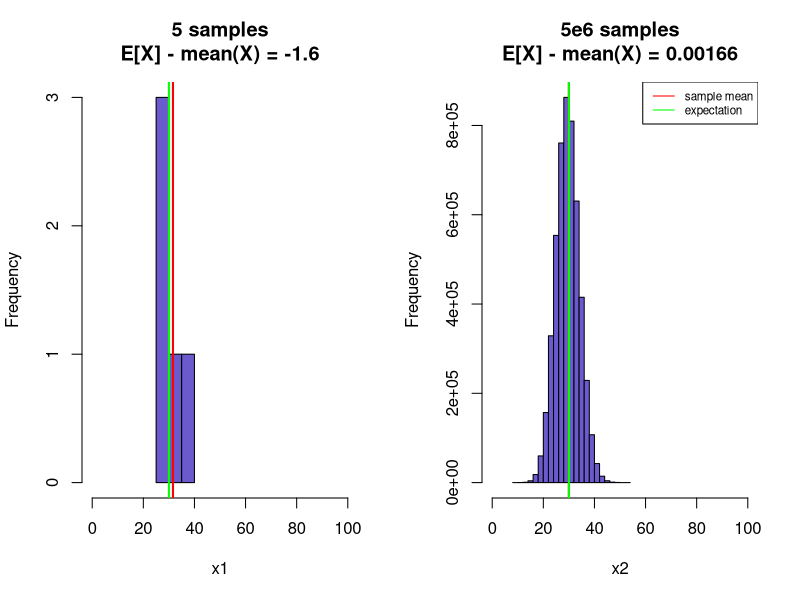
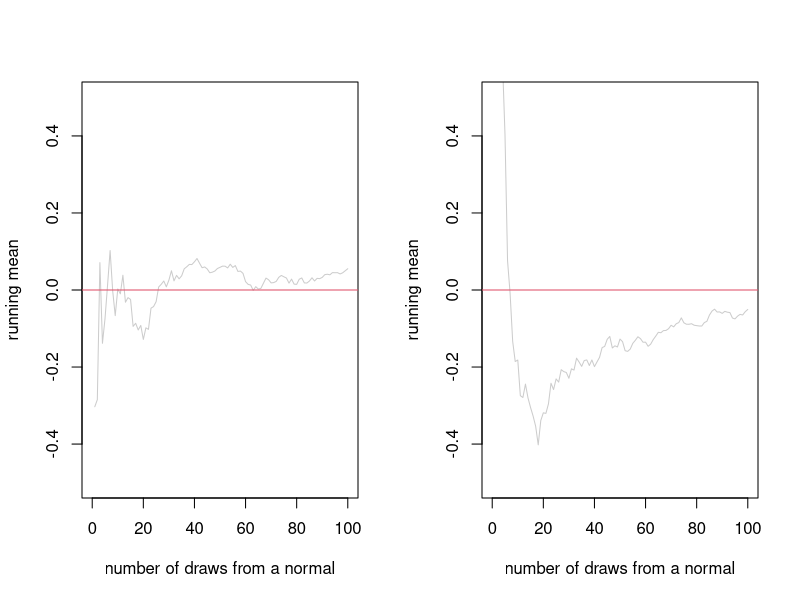
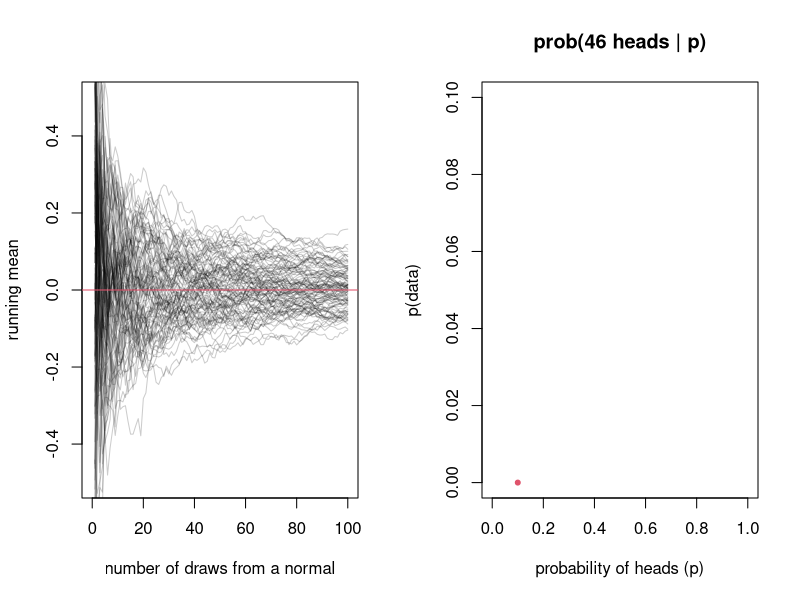
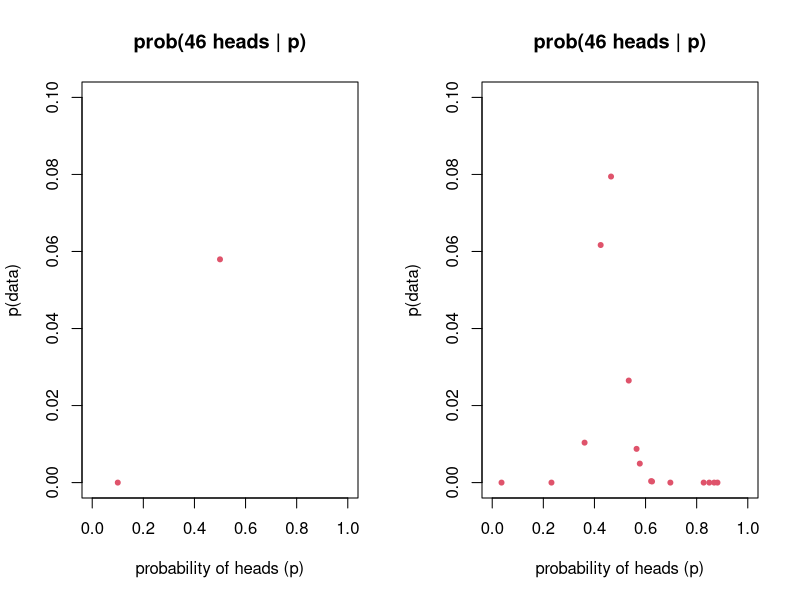
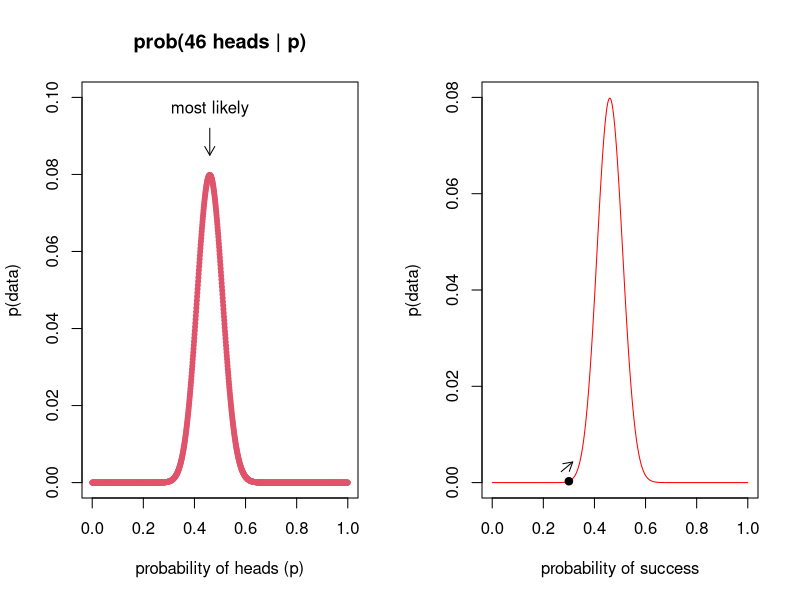
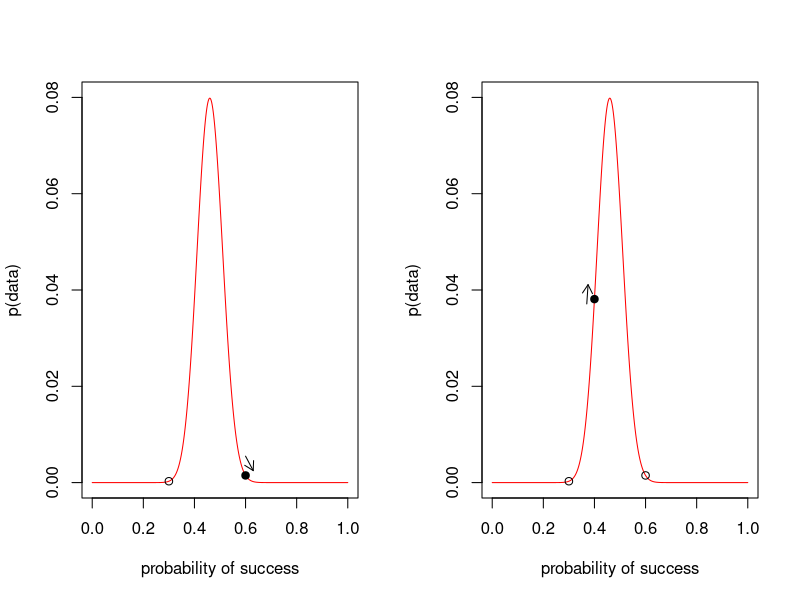
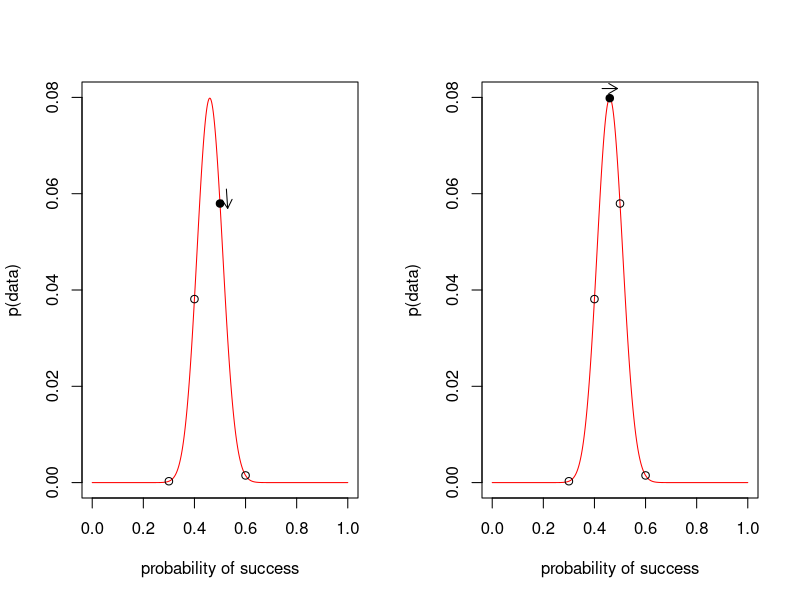
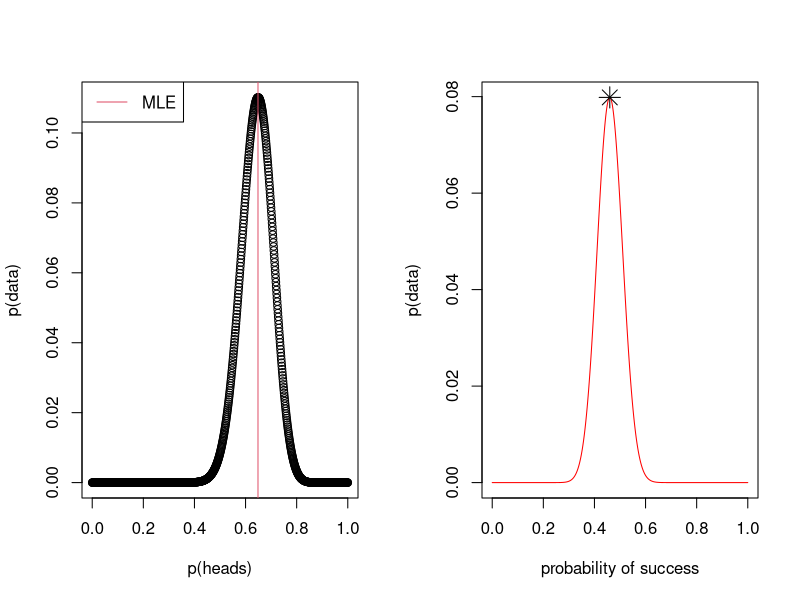

Recreate these plots in R, in order.
## ---- chunk 1
	#set any global options
	options(digits=3)
	set.seed(123)
## ---- chunk 2
par(mfrow=c(1,2))
	x1 <- rbinom(5,size=100,prob=0.3)
	x2 <- rbinom(5e6,size=100,prob=0.3)
		hist(x1,col="slateblue",main=sprintf("5 samples\nE[X] - mean(X) = %s",signif(30-mean(x1),3)),xlim=c(0,100))
			abline(v=mean(x1),col="red",lwd=2)
			abline(v=100*0.3,col="green",lwd=2)
		hist(x2,col="slateblue",main=sprintf("5e6 samples\nE[X] - mean(X) = %s",signif(30-mean(x2),3)),xlim=c(0,100))
			abline(v=mean(x2),col="red",lwd=2)
			abline(v=100*0.3,col="green",lwd=2)
		legend(x="topright",lty=1,col=c("red","green"),legend=c("sample mean","expectation"),cex=0.7)
## ---- chunk 3
	draw.running.mean <- function(r,n){
		replicate(r,{
			x1 <- rnorm(n,mean=0,sd=0.5)
			x1.mean <- cumsum(x1)/(1:n)
			lines(1:n,x1.mean,col=adjustcolor(1,0.2))
		})
		return(invisible(0))
	}
	n <- 1e2
	plot(0,xlim=c(0,n),ylim=c(-0.5,0.5),type='n',
			xlab="number of draws from a normal",
			ylab="running mean")
		draw.running.mean(r = 1,n = 100)
		abline(h=0,col=2)
## ---- chunk 4
	draw.running.mean <- function(r,n){
		replicate(r,{
			x1 <- rnorm(n,mean=0,sd=0.5)
			x1.mean <- cumsum(x1)/(1:n)
			lines(1:n,x1.mean,col=adjustcolor(1,0.2))
		})
		return(invisible(0))
	}
	n <- 1e2
	plot(0,xlim=c(0,n),ylim=c(-0.5,0.5),type='n',
			xlab="number of draws from a normal",
			ylab="running mean")
		draw.running.mean(r = 1,n = 100)
		abline(h=0,col=2)
## ---- chunk 5

	n <- 1e2
	plot(0,xlim=c(0,n),ylim=c(-0.5,0.5),type='n',
			xlab="number of draws from a normal",
			ylab="running mean")
		draw.running.mean(r = 100,n = n)
		abline(h=0,col=2)
## ---- chunk 6
n.heads <- 46
## ---- chunk 7
	# calculate likelihood of the data if p = 0.1
	p <- 0.1
	plot(p,dbinom(x=n.heads,size=100,p=p),
		xlim=c(0,1),ylim=c(0,0.1),main="prob(46 heads | p)",
		xlab="probability of heads (p)",ylab="p(data)",
		pch=20,col=2)
## ---- chunk 8
	# calculate likelihood of the data if p = 0.1
	p <- c(0.1,0.5)
	plot(p,dbinom(x=n.heads,size=100,p=p),
		xlim=c(0,1),ylim=c(0,0.1),main="prob(46 heads | p)",
		xlab="probability of heads (p)",ylab="p(data)",
		pch=20,col=2)
## ---- chunk 9
	# calculate likelihood of the data if p = 0.1
	p <- runif(15,min=0,max=1)
	plot(p,dbinom(x=n.heads,size=100,p=p),
		xlim=c(0,1),ylim=c(0,0.1),main="prob(46 heads | p)",
		xlab="probability of heads (p)",ylab="p(data)",
		pch=20,col=2)
## ---- chunk 10
	# calculate likelihood of the data if p = 0.1
	p <- seq(0,1,length.out=1e3)
	plot(p,dbinom(x=n.heads,size=100,p=p),
		xlim=c(0,1),ylim=c(0,0.1),main="prob(46 heads | p)",
		xlab="probability of heads (p)",ylab="p(data)",
		pch=20,col=2)
	arrows(x0=0.46,x1=0.46,y0=0.092,y1=0.085,length=0.1)
	text(x=0.46,y=0.097,labels="most likely")
## ---- chunk 11
	# calculate likelihood of the data if p = 0.1
	p <- seq(0,1,length.out=1e3)
	plot(p,dbinom(x=n.heads,size=100,p=p),
		xlim=c(0,1),ylim=c(0,0.08),
		xlab="probability of success",ylab="p(data)",
		type='n')
		lines(p,dbinom(x=n.heads,size=100,p=p),col="red")
	 points(0.3,dbinom(x=n.heads,size=100,p=0.3),pch=19)
	 arrows(x0 = 0.3-0.03,x1 = 0.3 + 0.015,
	 		y0 = dbinom(x=n.heads,size=100,p=0.3) + 0.002,
	 		y1 = dbinom(x=n.heads,size=100,p=0.3) + 0.004,length=0.1)
## ---- chunk 12
	# calculate likelihood of the data if p = 0.1
	plot(p,dbinom(x=n.heads,size=100,p=p),
		xlim=c(0,1),ylim=c(0,0.08),
		xlab="probability of success",ylab="p(data)",
		type='n')
		lines(p,dbinom(x=n.heads,size=100,p=p),col="red")
	 points(0.3,dbinom(x=n.heads,size=100,p=0.3))
	 points(0.6,dbinom(x=n.heads,size=100,p=0.6),pch=19)
	 arrows(x0 = 0.6,x1 = 0.6 + 0.03,
	 		y0 = dbinom(x=n.heads,size=100,p=0.6) + 0.004,
	 		y1 = dbinom(x=n.heads,size=100,p=0.6) + 0.001,length=0.1)
## ---- chunk 13
	# calculate likelihood of the data if p = 0.1
	plot(p,dbinom(x=n.heads,size=100,p=p),
		xlim=c(0,1),ylim=c(0,0.08),
		xlab="probability of success",ylab="p(data)",
		type='n')
		lines(p,dbinom(x=n.heads,size=100,p=p),col="red")
	 points(0.3,dbinom(x=n.heads,size=100,p=0.3))
	 points(0.6,dbinom(x=n.heads,size=100,p=0.6))
	 points(0.4,dbinom(x=n.heads,size=100,p=0.4),pch=19)
	 arrows(x0 = 0.4-0.03,x1 = 0.4 - 0.025,
	 		y0 = dbinom(x=n.heads,size=100,p=0.4) - 0.001,
	 		y1 = dbinom(x=n.heads,size=100,p=0.4) + 0.003,length=0.1)
## ---- chunk 14
	# calculate likelihood of the data if p = 0.1
	plot(p,dbinom(x=n.heads,size=100,p=p),
		xlim=c(0,1),ylim=c(0,0.08),
		xlab="probability of success",ylab="p(data)",
		type='n')
		lines(p,dbinom(x=n.heads,size=100,p=p),col="red")
	 points(0.3,dbinom(x=n.heads,size=100,p=0.3))
	 points(0.6,dbinom(x=n.heads,size=100,p=0.6))
	 points(0.4,dbinom(x=n.heads,size=100,p=0.4))
	 points(0.5,dbinom(x=n.heads,size=100,p=0.5),pch=19)
	 arrows(x0 = 0.5+0.025,x1 = 0.5 + 0.03,
	 		y0 = dbinom(x=n.heads,size=100,p=0.5) + 0.003,
	 		y1 = dbinom(x=n.heads,size=100,p=0.5) - 0.001,length=0.1)
## ---- chunk 15
	# calculate likelihood of the data if p = 0.1
	plot(p,dbinom(x=n.heads,size=100,p=p),
		xlim=c(0,1),ylim=c(0,0.08),
		xlab="probability of success",ylab="p(data)",
		type='n')
		lines(p,dbinom(x=n.heads,size=100,p=p),col="red")
	 points(0.3,dbinom(x=n.heads,size=100,p=0.3))
	 points(0.6,dbinom(x=n.heads,size=100,p=0.6))
	 points(0.4,dbinom(x=n.heads,size=100,p=0.4))
	 points(0.5,dbinom(x=n.heads,size=100,p=0.5))
	 points(0.46,dbinom(x=n.heads,size=100,p=0.46),pch=19)
	 arrows(x0 = 0.46-0.03,x1 = 0.46 + 0.03,
	 		y0 = dbinom(x=n.heads,size=100,p=0.46) + 0.002,
	 		y1 = dbinom(x=n.heads,size=100,p=0.46) + 0.002,length=0.1)
## ---- chunk 16
p <- seq(0,1,length.out=1000)
likelihoods <- dbinom(x=37,size=57,p=p)
p[which.max(likelihoods)]
## ---- chunk 17
plot(p,likelihoods,xlab="p(heads)",ylab="p(data)")
	abline(v=p[which.max(likelihoods)],col=2)
	legend(x="topleft",lty=1,col=2,legend="MLE")
## ---- chunk 18
	l.binom <- function(p){
		binom.prob <- dbinom(x=46,size=100,prob=p)
		return(binom.prob)
	}
	mle <- optimize(f = l.binom,lower=0,upper=1,maximum=TRUE)
## ---- chunk 19
	plot(p,dbinom(x=n.heads,size=100,p=p),
		 xlab="probability of success",ylab="p(data)",type='n')
	lines(p,dbinom(x=n.heads,size=100,p=p),col="red")
	points(mle$maximum,mle$objective,pch=8,cex=2)
## ---- chunk 20
n.heads <- c(46,47,48)
## ---- chunk 21
n.heads <- c(46,47,48)
dbinom(x=n.heads[1],size=100,prob=0.5) * 
dbinom(x=n.heads[2],size=100,prob=0.5) * 
dbinom(x=n.heads[3],size=100,prob=0.5)
prod(dbinom(x=n.heads,size=100,prob=0.5))
## ---- chunk 22
	prod(
		dbinom(
			x = rbinom(10,size=20,prob=0.5),
			size = 20,
			prob = 0.5
		)
	)
## ---- chunk 23
prod(dbinom(x=rbinom(10,size=100,prob=0.5),size=100,prob=0.5))
## ---- chunk 24
prod(dbinom(x=rbinom(100,size=100,prob=0.5),size=100,prob=0.5))
## ---- chunk 25
prod(dbinom(x=rbinom(500,size=100,prob=0.5),size=100,prob=0.5))
## ---- chunk 26
heads <- rbinom(10,size=100,prob=0.5)
probs <- seq(0,1,length.out=50)
likelihood <- unlist(lapply(probs,function(p){prod(dbinom(heads,100,p))}))
log.likelihood <- unlist(lapply(probs,function(p){sum(dbinom(heads,100,p,log=TRUE))}))

par(mfrow=c(1,2))
	plot(probs,likelihood,main="likelihood",pch=20,xlab="p(heads)",ylab="likelihood")
	plot(probs,log.likelihood,main="log likelihood",pch=20,xlab="p(heads)",ylab="log likelihood")
## ---- chunk 27
n.heads <- rbinom(n=1e4,size=100,prob=0.7)
probs <- seq(0.001,0.999,length.out=50)
lnL1 <- sapply(probs,function(p){
			sum(dbinom(n.heads[1:100],100,p,log=TRUE))})

lnL2 <- sapply(probs,function(p){
			sum(dbinom(n.heads[1:1000],100,p,log=TRUE))})

lnL3 <- sapply(probs,function(p){
			sum(dbinom(n.heads[1:10000],100,p,log=TRUE))})
## ---- chunk 28
plot(probs,lnL1,ylab="log likelihood",ylim=c(-2e5,5e4),type='n')
	abline(v=0.7,col=1,lty=2)
legend(x="topleft",lty=1,lwd=3,
		col=c("blue","purple","red"),
		legend=c("n=1e2","n=1e3","n=1e4"))
## ---- chunk 29
plot(probs,lnL1,ylab="log likelihood",ylim=c(-2e5,5e4),type='n')
	abline(v=0.7,col=1,lty=2)
	lines(probs,lnL1,col="blue")
	lines(probs,lnL2,col="purple")
	lines(probs,lnL3,col="red")
legend(x="topleft",lty=1,lwd=3,
		col=c("blue","purple","red"),
		legend=c("n=1e2","n=1e3","n=1e4"))
